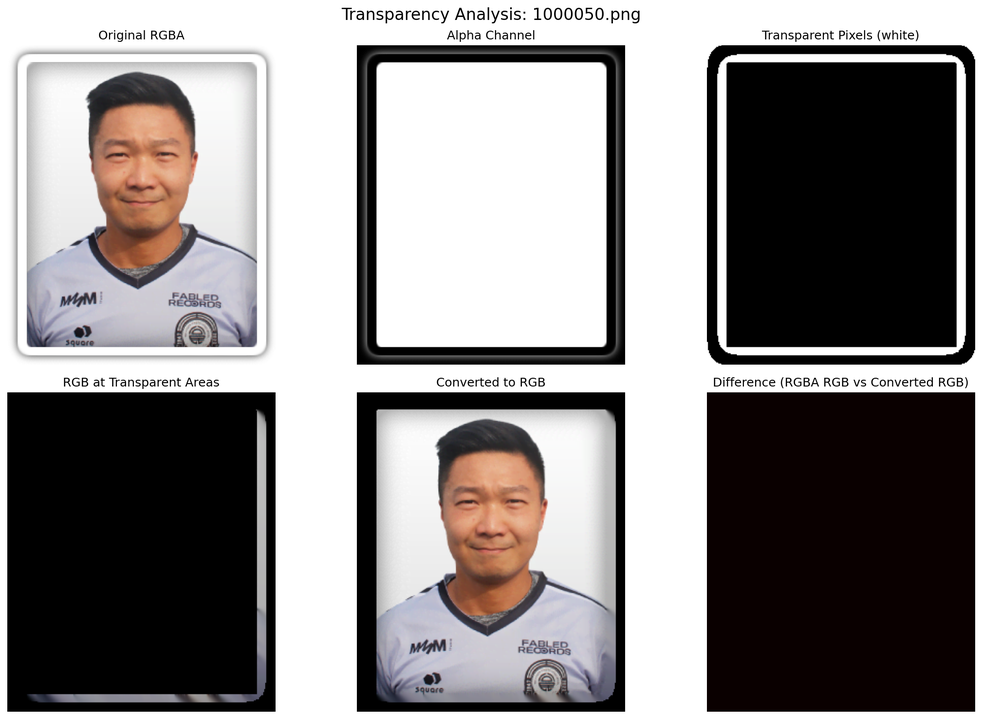
#> input picture FM/transparency_analysis_1000050.png, 982 x 719 px, shrunk from 2017 x 1477 before the run
$ python -i add_transparent_border.py   (imports and definitions only)
#> lines starting #> are read from the running program, lines starting #| are printed output that depends on the picture; after the words box and inside, x2 and y2 are one past the last pixel; in counts of white or black regions, pixels touching at a corner belong together
#> in process_image, img is the input picture: PIL image 982x719 RGBA; mean R, G, B, A 140.4, 136.7, 136.4, 255
"""Add transparent borders to images, matching the sample gallery style.

This script adds transparent borders with the same pattern as the images
in the sample gallery: transparent pixels with grayish RGB values.
"""

import os
import argparse
from typing import Tuple
import numpy as np
from PIL import Image, ImageDraw
from tqdm import tqdm


def add_transparent_border(
    image: Image.Image,
    border_size: int = 20,
    background_color: Tuple[int, int, int] = (255, 255, 255),
    transparent_fill: Tuple[int, int, int] = (60, 60, 62),
    corner_radius: int = 10
) -> Image.Image:
    """Add a transparent border to an image.

    Args:
        image: Input PIL Image.
        border_size: Size of border in pixels.
        background_color: RGB color for background (default: white).
        transparent_fill: RGB color for transparent areas (default: grayish).
        corner_radius: Radius for rounded corners (0 = no rounding).

    Returns:
        New image with transparent border.
    """
#> called with border_size = 20, background_color = (255, 255, 255), transparent_fill = (60, 60, 62), corner_radius = 10
    # Ensure image is in RGBA mode
    if image.mode != 'RGBA':
        image = image.convert('RGBA')

    # Get original size
    orig_width, orig_height = image.size
#> orig_width = 982; orig_height = 719

    # Create new image with border
    new_width = orig_width + 2 * border_size
#> new_width = 1022
    new_height = orig_height + 2 * border_size
#> new_height = 759

    # Create base image with transparent fill color and full alpha
    new_image = Image.new('RGBA', (new_width, new_height),
                          (*transparent_fill, 255))

    # Create alpha mask for the border
    alpha_mask = Image.new('L', (new_width, new_height), 0)  # Start fully transparent
#> alpha_mask: PIL image 1022x759 L; every value is 0
    draw = ImageDraw.Draw(alpha_mask)

    # Draw opaque rectangle for center (where original image will be)
    if corner_radius > 0:
        # Rounded rectangle for center
        draw.rounded_rectangle(
            [(border_size, border_size),
             (new_width - border_size, new_height - border_size)],
            radius=corner_radius,
            fill=255  # Opaque
        )
    else:
        # Regular rectangle
        draw.rectangle(
            [(border_size, border_size),
             (new_width - border_size, new_height - border_size)],
            fill=255  # Opaque
        )

    # Apply alpha mask
    new_image.putalpha(alpha_mask)
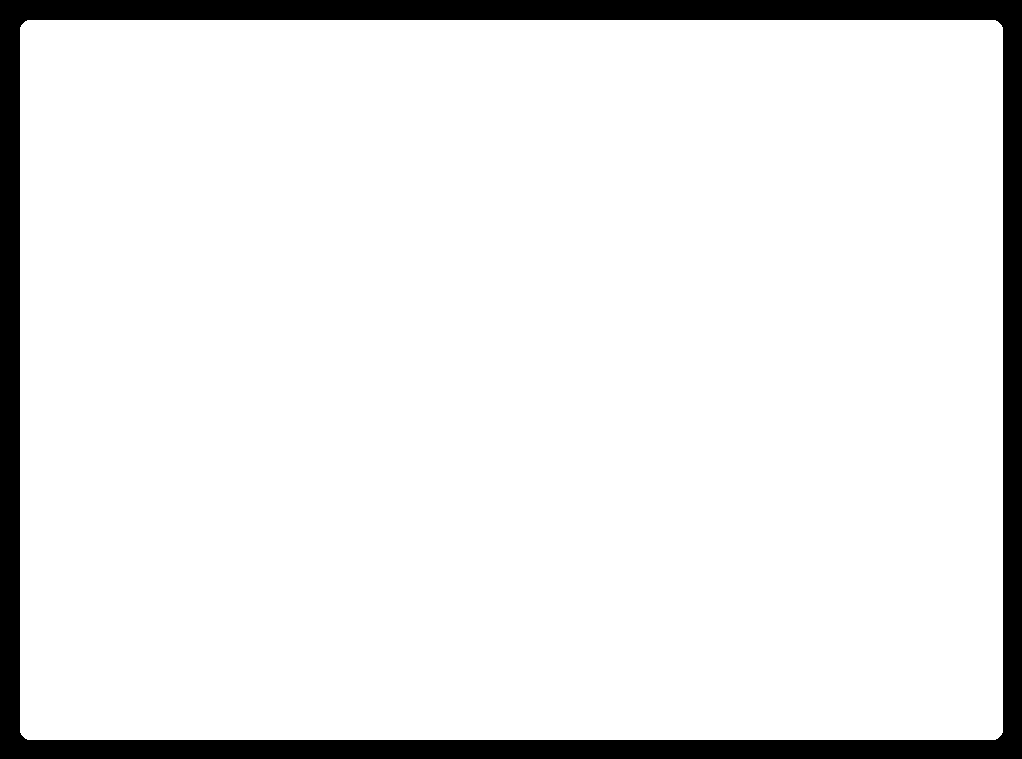
#> alpha_mask: PIL image 1022x759 L; 91.2% white; 1 black region, box (x1, y1, x2, y2) and area: (0, 0, 1022, 759) 68030
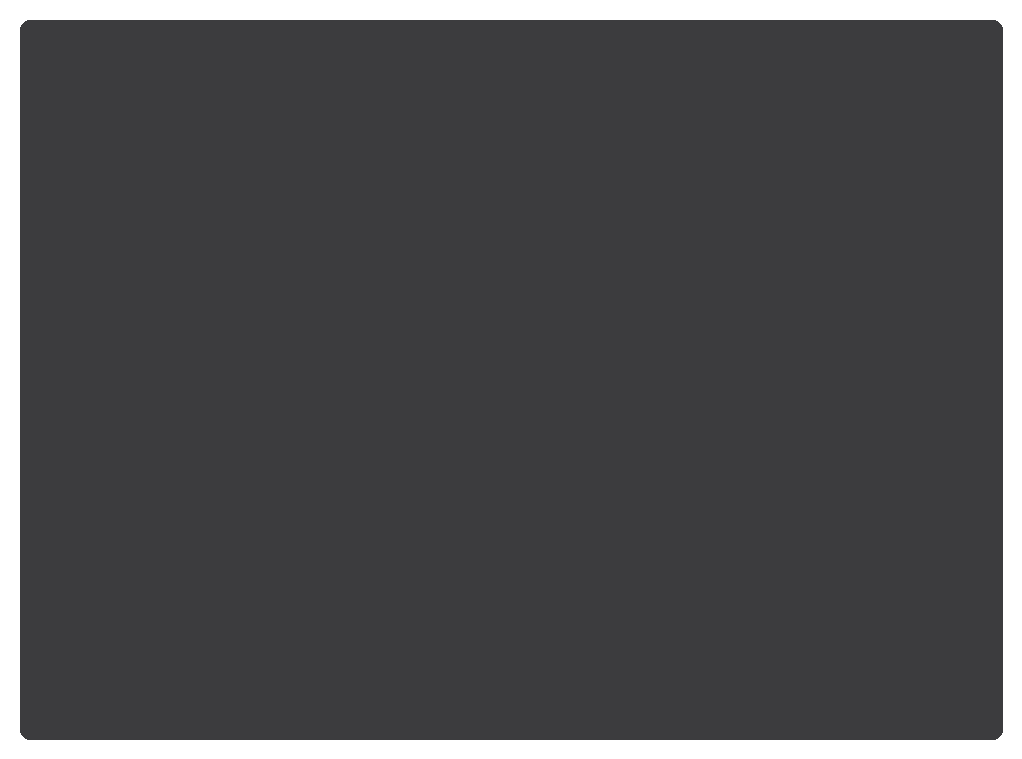
#> new_image: PIL image 1022x759 RGBA; mean R, G, B, A 60, 60, 62, 232.6; transparent parts drawn white

    # Paste original image in center
    new_image.paste(image, (border_size, border_size), image)
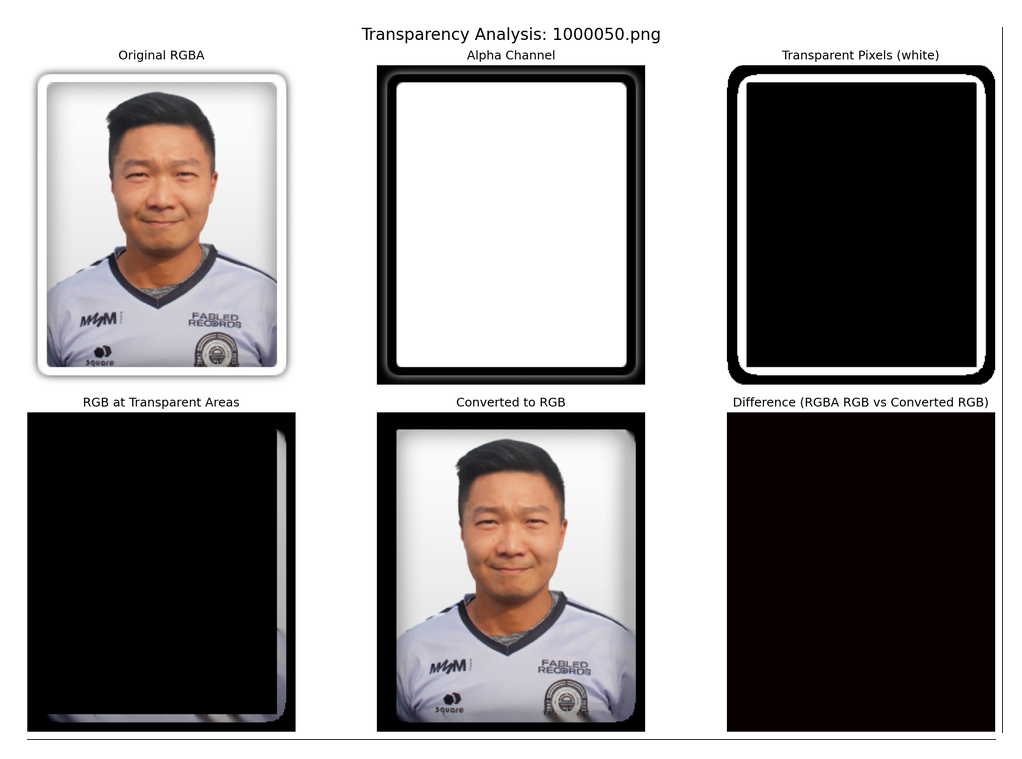
#> new_image: PIL image 1022x759 RGBA; mean R, G, B, A 133.2, 129.8, 129.7, 232.7; transparent parts drawn white

    return new_image


# [124 lines left out: functions add_white_background_with_transparent_border, detect_and_match_border_style, not called in this run]


def process_image(
    input_path: str,
    output_path: str,
    border_size: int = 20,
    style: str = 'transparent_border',
    **kwargs
):
    """Process a single image to add border.

    Args:
        input_path: Path to input image.
        output_path: Path to save output image.
        border_size: Size of border.
        style: Border style ('transparent_border' or 'white_background').
        **kwargs: Additional arguments for border functions.
    """
    img = Image.open(input_path)

    if style == 'transparent_border':
        result = add_transparent_border(img, border_size=border_size, **kwargs)
    elif style == 'white_background':
        result = add_white_background_with_transparent_border(
            img, border_size=border_size, **kwargs
        )
    else:
        raise ValueError(f"Unknown style: {style}")

    # Save as PNG to preserve transparency
    result.save(output_path, 'PNG')


# [143 lines left out: functions batch_process_directory, main, not called in this run]


# [2 lines not run here, left out]

>>> result = process_image('transparency_analysis_1000050.png', 'out.png')
